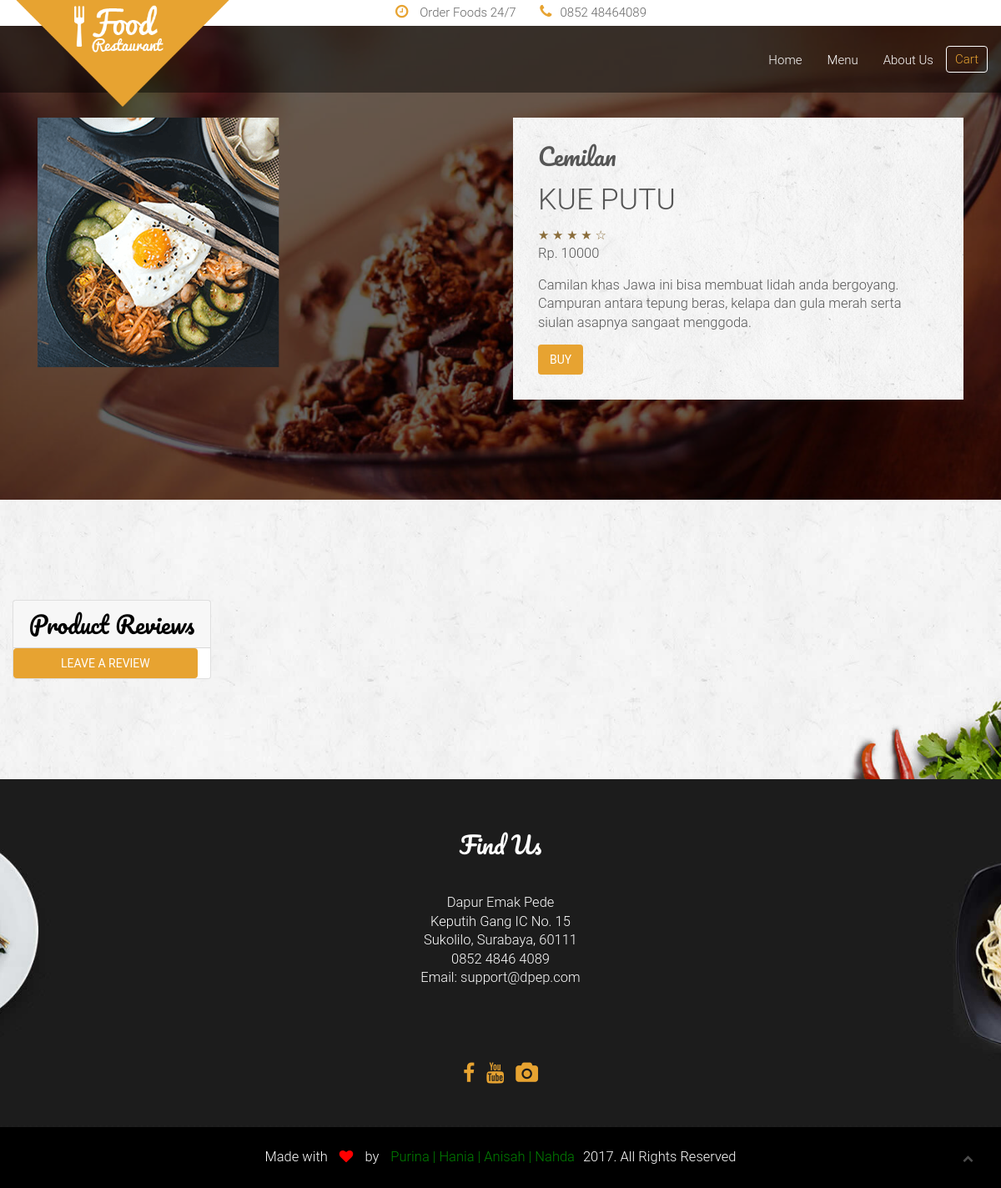
The page /detail.php?id=5 on the database its author committed.
### tables this page shows
CREATE TABLE `menu` (
  `m_ID` int(11) NOT NULL,
  `m_nama` varchar(100) NOT NULL,
  `m_detail` varchar(1000) DEFAULT NULL,
  `m_harga` float DEFAULT NULL,
  `m_stock` int(11) DEFAULT NULL,
  `m_rating` float DEFAULT NULL,
  `m_gambar` text,
  PRIMARY KEY (`m_ID`)
);

### detail.php (the view, shortened to what this page needs)
<?php
     include('connect.php');
     $id=$_GET['id'];
     $sql = "SELECT * FROM menu WHERE m_ID='$id'";
     $res = mysqli_query($conn,$sql);
     $menu = mysqli_fetch_array($res);
 ?>
<!doctype html>
 <html class="no-js" lang="">
    <head>
        <link rel="stylesheet" href="assets/css/bootstrap.min.css">
        <link rel="stylesheet" href="assets/css/font-awesome.min.css">
        <link rel="stylesheet" type="text/css" href="style.css">
        <link rel="stylesheet" href="assets/css/animate/animate.css" />
        <link rel="stylesheet" href="assets/css/plugins.css" />
        <link rel="stylesheet" href="assets/css/style.css">
        <link rel="stylesheet" href="assets/css/responsive.css" />
    </head>
    <body>
        <header id="home" class="navbar-fixed-top">
            <div class="header_top_menu clearfix">
                <div class="container">
                    <div class="row">
                        <div class="col-md-5 col-md-offset-3 col-sm-12 text-right">
                            <div class="call_us_text">
								<a href=""><i class="fa fa-clock-o"></i> Order Foods 24/7</a>
								<a href=""><i class="fa fa-phone"></i>0852 48464089</a>
							</div>
                        </div>
                    </div>
                </div>
            </div>
            <div class="main_menu_bg">
                <div class="container">
                    <div class="row">
                        <nav class="navbar navbar-default">
                            <div class="container-fluid">
                                <div class="navbar-header">
                                    <a class="navbar-brand our_logo" href="#"><img src="assets/images/logo.png" alt="" /></a>
                                </div>
                                <div class="collapse navbar-collapse" id="bs-example-navbar-collapse-1">
                                    <ul class="nav navbar-nav navbar-right">
                                        <li><a href="index.php#slider">Home</a></li>
                                        <li><a href="menu.php#portfolio">Menu</a></li>
                                        <li><a href="index.php#abouts">About Us</a></li>
                                        <li><a href="cart.php" class="booking">Cart</a></li>
                                    </ul>
                                </div>
                            </div>
                        </nav>
                    </div>
                </div>
            </div>
        </header>
        <section id="features" class="features">
            <div class="slider_overlay">
                <div class="container">
                    <div class="row">
                        <div class="main_features_content_area  wow fadeIn" data-wow-duration="3s" bg>
                            <div class="col-md-12">
                                <div class="col-md-6 wow slideInLeft" data-wow-duration="1s" >
                                    <img src="assets/images/<?php echo $menu['m_gambar'] ?>">
                                </div>
                                <div class="col-md-6 wow slideInRight" data-wow-duration="1s">
                                    <div class="single_features_text">
                                        <h4>Cemilan</h4>
                                        <h3 value="<?php echo $menu['m_nama'] ?>"><?php echo $menu['m_nama'] ?> </h3>
                                        <span class="text-warning" >&#9733; &#9733; &#9733; &#9733; &#9734;</span>
                                        <p>Rp. <?php echo $menu['m_harga'] ?></p>
                                        <p><?php echo $menu['m_detail'] ?></p>
                                        <a  class="btn btn-primary" data-toggle="modal" data-target="#myModal">buy</a>
                                    </div>
                                </div>
                            </div>
                        </div>
                    </div>
                </div>
            </div>
        </section>
        <section id="abouts" class="abouts">
            <div class="container">
                <div class="row">
                    <div class="abouts_content">
                        <div class="single_abouts_text wow slideInRight" data-wow-duration="1s">
                            <div class="card card-outline-secondary my-4">
                                <h4 class="card-header">
                                Product Reviews
                                </h4>
                                <a class="btn btn-primary" data-toggle="modal" data-target="#commentModal">Leave a Review</a>
                            </div>
                        </div>
                    </div>
                </div>
            </div>
        </section>
       <section id="footer_widget" class="footer_widget">
            <div class="container">
                <div class="row">
                    <div class="footer_widget_content text-center">
                        <div class="col-md-12">
                            <div class="single_widget wow fadeIn" data-wow-duration="2s">
                                <h3>Find Us</h3>
                                <div class="single_widget_info">
                                    <p>Dapur Emak Pede
                                        <span>Keputih Gang IC No. 15<br>Sukolilo, Surabaya, 60111
                                            <br> 0852 4846 4089</span>
                                        <span>Email: support@dpep.com</span></p>
                                </div>
                                <div class="footer_socail_icon">
                                    <a href="http://fb.com/anshpd"><i class="fa fa-facebook"></i></a>
                                    <a href="https://www.youtube.com/watch?v=SKUzsDdZ37s"><i class="fa fa-youtube"></i></a>
                                    <a href="http://instagram.com/nhdzhra"><i class="fa fa-camera"></i></a>
                                </div>
                            </div>
                        </div>
                        </div>
                    </div>
                </div>
        </section>
        <footer id="footer" class="footer">
            <div class="container text-center">
                <div class="row">
                    <div class="col-sm-12">
                        <div class="copyright wow zoomIn" data-wow-duration="3s">
							<p>Made with <i class="fa fa-heart"></i> by <a href="https://www.youtube.com/watch?v=SKUzsDdZ37s">Purina | Hania | Anisah | Nahda</a>2017. All Rights Reserved</p>
						</div>
                    </div>
                </div>
            </div>
        </footer>
		<div class="scrollup">
			<a href="#"><i class="fa fa-chevron-up"></i></a>
		</div>
    </body>
</html>

### style.css (style rules this page uses)
* { margin: 0; padding: 0; }

### assets/css/style.css (style rules this page uses)
html, body { background-color: #1E2E3B; font-size: 15px; color: #565656; width: 100%; padding: 0; margin-left: 0; margin-right: 0; font-family: 'roboto', sans-serif; font-weight: 300; }
img { -moz-user-select: none; -webkit-user-select: none; -ms-user-select: none; user-select: none; -webkit-user-drag: none; user-drag: none; }
a, a:hover, a:active, a:focus { text-decoration: none; outline: none; }
a, button, a span { -webkit-transition: 0.2s ease-in-out; -o-transition: 0.2s ease-in-out; transition: 0.2s ease-in-out; }
*, *:before, *:after { -webkit-box-sizing: border-box; -moz-box-sizing: border-box; box-sizing: border-box; }
p { margin: 0 0 15px; }
ol, ul { list-style: none; padding: 0; }
img { max-width: 100%; }
h1, h2, h3 { font-family: 'roboto', sans-serif; font-weight: 300; margin: 0; }
h4, h5 { font-weight: 300; margin: 0; line-height: 2rem; font-family: 'Pacifico', cursive; }
h3 { font-weight: 300; margin-bottom: .9rem; font-size: 2.375rem; line-height: 2.5rem; }
h4 { font-size:1.875rem; line-height: 2.2rem; margin-bottom: 1.1rem; font-family: 'Pacifico', cursive; }
p { line-height: 1.5rem; font-size: 1.1rem; }
p:last-child { margin-bottom: 0px; }
section { margin:0; }
.btn { margin-right: 15px; border-radius: 0px; }
.btn-primary { color: #ffffff; }
.btn-primary { background-color: #E7A331; color: #ffffff; border: 2px solid #E7A331; text-transform: uppercase; border-radius:4px; }
.btn-primary:before, .btn-primary:after { background-color: #ffffff; }
.header_top_menu { background:#fff; position:relative; }
a.navbar-brand.our_logo { position: absolute; left: 0; top: -50px; width: 25%; }
.header_top_menu .call_us_text a { color:#666; font-size:15px; margin-left:15px; padding:5px; display:inline-block; }
.header_top_menu .call_us_text a i { color:#e7a331; margin-right:10px; font-size:18px; }
.main_menu_bg { background:rgba(0, 0, 0, .45); height: 80px; }
.navbar-default { background-color: transparent; border-color: transparent; }
.container-fluid { margin-top: 15px; }
.main_menu_bg li a.booking { border: 1px solid #fff; border-radius: 4px; color: #e7a331 !important; padding: 5px 10px; margin-top: 8px; }
.main_menu_bg .navbar { margin-bottom: 0px; }
.navbar-default .navbar-nav>li>a { color: #fff; }
.slider_overlay { background:rgba(0, 0, 0, .6); width:100%; top:0; left:0; }
.abouts { background: url(../images/abtbg.jpg) no-repeat center top scroll; -moz-background-size: cover; -webkit-background-size: cover; -o-background-size: cover; background-size: cover; width: 100%; overflow: hidden; }
.abouts_content { padding:120px 0px; display:inline-block; }
.single_abouts_text h4 { color:#000000; }
.features { background:url(../images/ftbg.jpg) center center no-repeat; -moz-background-size: cover; -webkit-background-size: cover; -o-background-size: cover; background-size: cover; width: 100%; overflow: hidden; }
.main_features_content_area { padding:120px 0px; display:inline-block; }
.single_features_text { background:url(../images/textbg.jpg) center center no-repeat; padding:30px; background-size:cover; }
.footer_widget { background:url(../images/footerbg.jpg) center top no-repeat scroll; -moz-background-size: cover; -webkit-background-size: cover; -o-background-size: cover; background-size: cover; width: 100%; overflow: hidden; }
.footer_widget_content { color:#fff; }
.single_widget { padding-bottom: 50px; padding-top:60px; }
.single_widget h3 { font-size:1.875rem; font-family: 'Pacifico', cursive; }
.single_widget_info p { margin-top:40px; }
.single_widget_info p span { display:block; }
.footer_socail_icon { margin-top:90px; }
.footer_socail_icon a { padding:5px; }
.footer_socail_icon a i { font-size:25px; color:#e7a331; }
.footer { background:#000; }
.footer .copyright p { padding:25px; color:#fff; }
.footer .copyright p i { padding:0px 10px; color:#ff0000; }
.footer .copyright p a { padding:0px 10px; color:green; }
.scrollup { width: 30px; height: 30px; border-radius: 15px; opacity: .3; position: fixed; bottom: 20px; right: 25px; color: #fff; cursor: pointer; background-color: #000; z-index: 1000; transition: opacity .5s, background-color .5s; -moz-transition: opacity .5s, background-color .5s; -webkit-transition: opacity .5s, background-color .5s; }
.scrollup i { font-size: 13px; position: absolute; opacity: 1; color: #fff; left: 50%; top: 50%; margin-top: -7px; margin-left: -6px; text-decoration: none; }

### rows shown on the page
menu: m_gambar (picture), m_nama "KUE PUTU", m_harga "10000", m_detail "Camilan khas Jawa ini bisa membuat lidah anda bergoyang. Campuran antara tepung beras, kelapa dan gula merah serta siulan asapnya sangaat menggoda."
